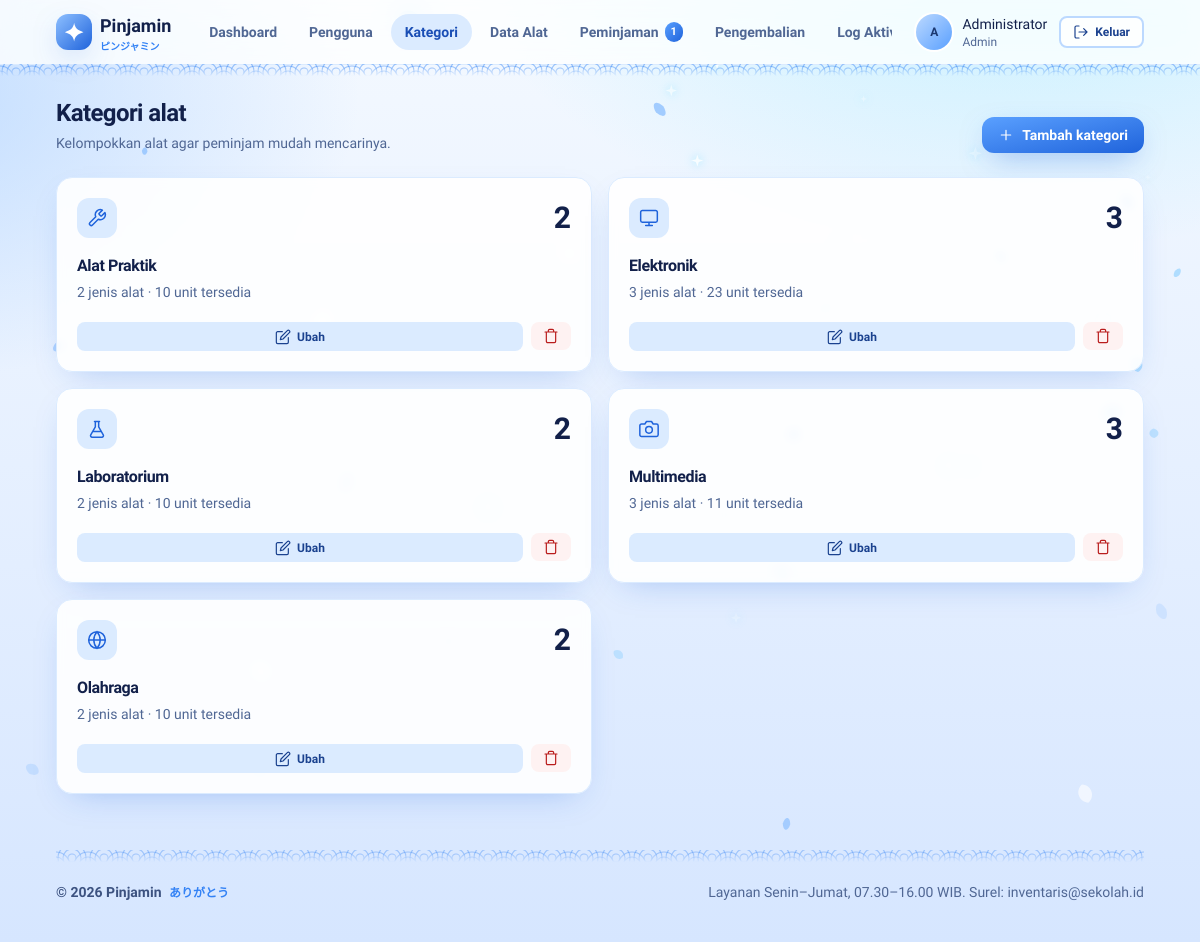
The app's page /admin/kategori.php (signed in) with its own data.
### tables this page shows
CREATE TABLE kategori (
  id_kategori INT(11) NOT NULL AUTO_INCREMENT,
  nama_kategori VARCHAR(255) NOT NULL,
  PRIMARY KEY (id_kategori)
);

### admin/kategori.php (the view, shortened to what this page needs)
<?php
require_once '../includes/auth.php';
$daftar = db_all($koneksi, 'SELECT k.*, COUNT(a.id_alat) AS jenis, COALESCE(SUM(a.stok), 0) AS unit
                             FROM kategori k LEFT JOIN alat a ON a.id_kategori = k.id_kategori
                             GROUP BY k.id_kategori ORDER BY k.nama_kategori');
require_once '../includes/header.php';
require_once '../includes/navbar.php';
?>
<div class="flex flex-col gap-4 sm:flex-row sm:items-end sm:justify-between">
    <div>
        <h2 class="text-2xl font-semibold text-zinc-900">Kategori alat</h2>
        <p class="mt-1 text-sm text-zinc-500">Kelompokkan alat agar peminjam mudah mencarinya.</p>
    </div>
    <button type="button" class="btn btn-primary " data-modal-open="#modal-kategori" data-title="Tambah kategori" data-aksi="tambah" data-json='{"id_kategori":""}'>
        <?= icon('plus', 'w-4 h-4') ?> Tambah kategori
    </button>
</div>
<div class="mt-6 grid gap-4 sm:grid-cols-2 xl:grid-cols-3">
    <?php foreach ($daftar as $i => $k): ?>
        <article class="card overflow-hidden">
            <div class="flex items-center justify-between px-5 pt-5">
                <span class="grid h-10 w-10 place-items-center rounded-xl bg-accent-100 text-accent-600"><?= icon(kategori_ikon($k['nama_kategori']), 'w-5 h-5') ?></span>
                <span class="text-3xl font-semibold text-zinc-900"><?= (int)$k['jenis'] ?></span>
            </div>
            <div class="p-5 pt-4">
                <h3 class="text-base font-semibold text-zinc-900"><?= e($k['nama_kategori']) ?></h3>
                <p class="mt-1 text-sm text-zinc-500"><?= (int)$k['jenis'] ?> jenis alat · <?= (int)$k['unit'] ?> unit tersedia</p>
                <div class="mt-5 flex gap-2">
                    <button type="button" class="btn btn-soft btn-sm flex-1" data-modal-open="#modal-kategori" data-title="Ubah kategori" data-aksi="ubah"
                            data-json="<?= e(json_encode(['id_kategori' => (int)$k['id_kategori'], 'nama_kategori' => $k['nama_kategori']])) ?>">
                        <?= icon('edit', 'w-4 h-4') ?> Ubah
                    </button>
                    <form method="post" data-confirm="Kategori <?= e($k['nama_kategori']) ?> akan dihapus." data-confirm-title="Hapus kategori?">
                        <button class="btn btn-danger-soft btn-sm" aria-label="Hapus <?= e($k['nama_kategori']) ?>"><?= icon('trash', 'w-4 h-4') ?></button>
                    </form>
                </div>
            </div>
        </article>
    <?php endforeach; ?>
</div>
<?php require_once '../includes/footer.php'; ?>

### config/koneksi.php (shortened to what this page needs)
<?php
function e($teks)
{
    return htmlspecialchars((string)$teks, ENT_QUOTES, 'UTF-8');
}
function db_query($k, $sql, $params = [])
{
    $st = $k->prepare($sql);
    $st->execute();
    return $st;
}
function db_all($k, $sql, $params = [])
{
    $st = db_query($k, $sql, $params);
    $hasil = $st->get_result()->fetch_all(MYSQLI_ASSOC);
    return $hasil;
}
function kategori_ikon($nama)
{
    $n = strtolower($nama);
    if (strpos($n, 'elektro') !== false) return 'monitor';
    if (strpos($n, 'multi') !== false) return 'camera';
    if (strpos($n, 'praktik') !== false || strpos($n, 'bengkel') !== false) return 'tool';
    if (strpos($n, 'lab') !== false) return 'flask';
    if (strpos($n, 'olahraga') !== false) return 'ball';
    return 'box';
}
function icon($nama, $kelas = 'w-5 h-5')
{
    $path = isset($d[$nama]) ? $d[$nama] : $d['box'];
    return '<svg class="' . e($kelas) . '" viewBox="0 0 24 24" fill="none" stroke="currentColor" stroke-width="1.8" stroke-linecap="round" stroke-linejoin="round" aria-hidden="true"><path d="' . $path . '"/></svg>';
}
    ob_start(); ?>

### includes/header.php (style rules this page uses)
body { background-color: #EAF3FF; background-image: radial-gradient(60rem 36rem at 85% -10%, rgba(125,227,255,.45), transparent 60%), radial-gradient(50rem 30rem at -10% 10%, rgba(142,192,255,.5), transparent 60%), linear-gradient(180deg, #F4F9FF 0%, #E3EEFF 60%, #D6E6FF 100%); background-attachment: fixed; min-height: 100vh; }
.js .masuk, .js main > * { opacity: 0; transform: translateY(14px); }
.js .tampil { opacity: 1; transform: none; transition: opacity .6s cubic-bezier(.2,.7,.2,1), transform .6s cubic-bezier(.2,.7,.2,1); transition-delay: var(--d, 0ms); }
a.card, article.card { transition: transform .25s cubic-bezier(.2,.7,.2,1), box-shadow .25s, border-color .25s; }

### records on screen
kategori: jenis "2", nama_kategori "Alat Praktik", unit "10"
kategori: jenis "3", nama_kategori "Elektronik", unit "23"
kategori: jenis "2", nama_kategori "Laboratorium", unit "10"
kategori: jenis "3", nama_kategori "Multimedia", unit "11"
kategori: jenis "2", nama_kategori "Olahraga", unit "10"

### other values on screen
$m[1] "Dashboard"
$m[1] "Pengguna"
$m[1] "Kategori"
$m[1] "Data Alat"
$m[1] "Peminjaman"
$m[1] "Pengembalian"
$m[1] "Log…"
inisial($user['nama']) "A"
$user['nama'] "Administrator"
$user['level'] "Admin"
